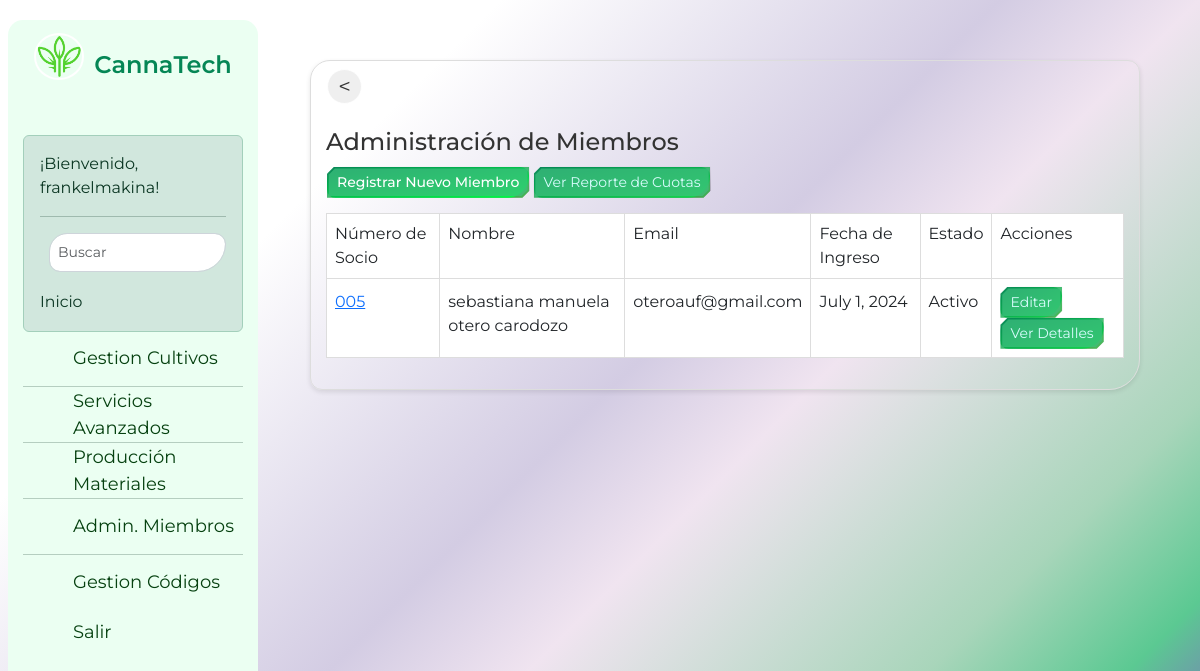
The app's page /miembros/ (signed in), older data.
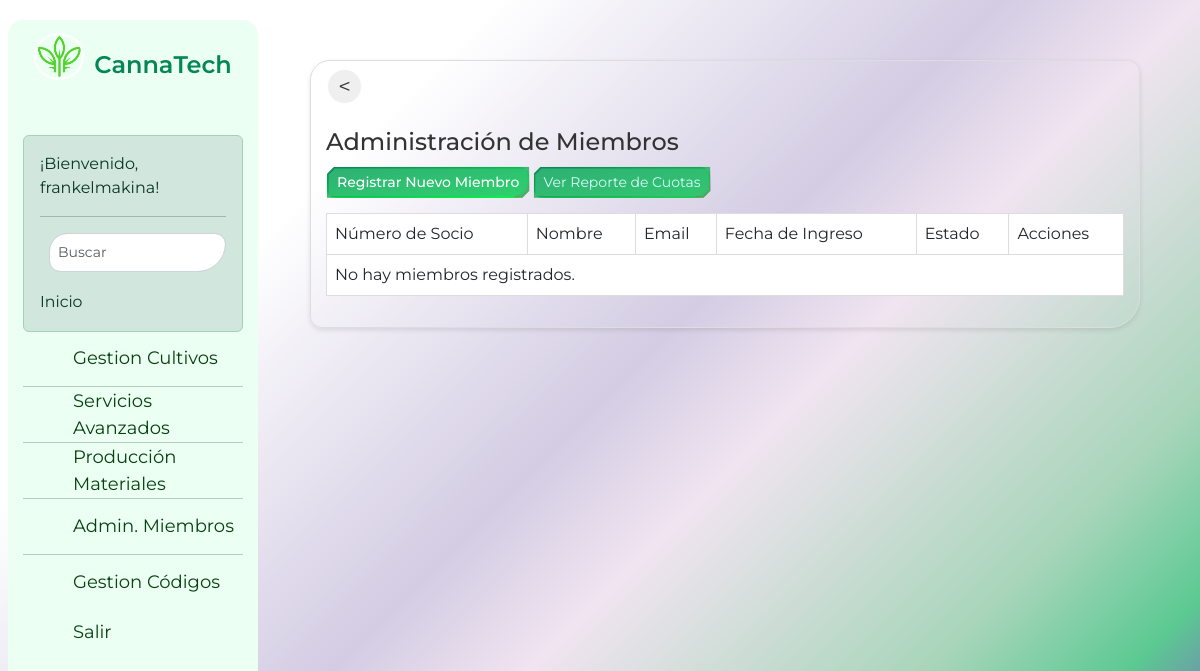
The same page, newer data.
### core/models.py (models this page shows, shortened)
class Miembro(models.Model):
    nombre = models.CharField(max_length=100)
    apellido = models.CharField(max_length=100)
    email = models.EmailField(unique=True)
    numero_socio = models.CharField(max_length=10, unique=True)
    fecha_ingreso = models.DateField()
    activo = models.BooleanField(default=True)

### core/views.py (the view)
# urls.py: path('miembros/', views.lista_miembros, name='lista_miembros'),
@login_required
def lista_miembros(request):
    miembros = Miembro.objects.all().order_by('numero_socio')
    return render(request, 'core/admin_miembros.html', {'miembros': miembros})

### core/templates/core/admin_miembros.html (shortened to what this page needs)
{% extends 'core/base.html' %}
{% block content %}
<div class="container-fluid">
  <div class="row">
    <div class="col-md-12">
      <div class="cardmodal">
        <div class="cardmodal-header">
          <br>
          <input type="button" class="btn-prev" value="<" onClick="javascript:history.go(-1);">
          <br>
          <div class="title-container">
            <h1>Administración de Miembros</h1>
          </div>
          &emsp;<a href="{% url 'registrar_miembro' %}" class="btn btn-primary btn-sm">Registrar Nuevo Miembro</a>
          <a href="{% url 'reporte_cuotas' %}" class="btn btn-secondary btn-sm">Ver Reporte de Cuotas</a>
        </div>
        <div class="cardmodal-body">
          <div class="table-responsive">
            <table class="table">
              <thead>
                <tr>
                  <th>Número de Socio</th>
                  <th>Nombre</th>
                  <th>Email</th>
                  <th>Fecha de Ingreso</th>
                  <th>Estado</th>
                  <th>Acciones</th>
                </tr>
              </thead>
              <tbody>
                {% for miembro in miembros %}
                  <tr>
                    <td><a href="{% url 'detalle_miembro' miembro.id %}">{{ miembro.numero_socio }}</a></td>
                    <td>{{ miembro.nombre }} {{ miembro.apellido }}</td>
                    <td>{{ miembro.email }}</td>
                    <td>{{ miembro.fecha_ingreso }}</td>
                    <td>{% if miembro.activo %}Activo{% else %}Inactivo{% endif %}</td>
                    <td>
                      <a href="{% url 'editar_miembro' miembro.id %}" class="btn btn-warning btn-sm">Editar</a>
                      <a href="{% url 'detalle_miembro' miembro.id %}" class="btn btn-info btn-sm">Ver Detalles</a>
                    </td>
                  </tr>
                {% empty %}
                  <tr><td colspan="6">No hay miembros registrados.</td></tr>
                {% endfor %}
              </tbody>
            </table>
          </div>
        </div>
      </div>
    </div>
  </div>
</div>
{% endblock %}

Row changes from the older to the newer data that the page shows:
removed Miembro: numero_socio "005", nombre "sebastiana manuela", apellido "otero carodozo", email "oteroauf@gmail.com", fecha_ingreso "July 1, 2024", activo "Activo"
Text that changed along with them:
text now shown: "No hay miembros registrados."
